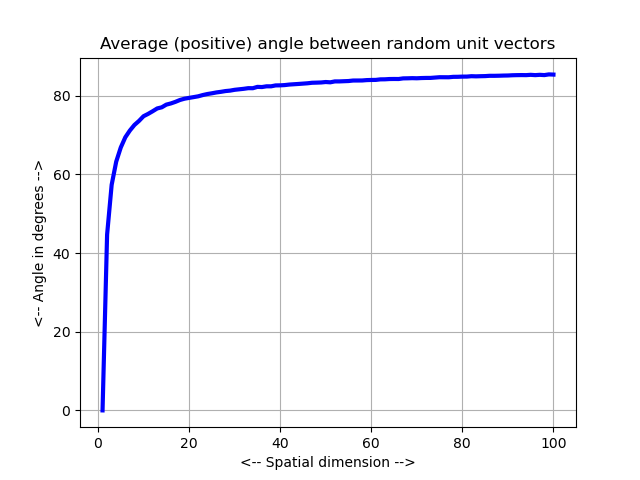

The script that saved this image:
#! /usr/bin/env python3
#
def hypersphere_angle_distance_test ( ):

#*****************************************************************************80
#
## hypersphere_angle_distance_test() tests hypersphere_angle_distance().
#
#  Licensing:
#
#    This code is distributed under the MIT license.
#
#  Modified:
#
#    26 December 2022
#
#  Author:
#
#    John Burkardt
#
  import matplotlib.pyplot as plt
  import numpy as np
  import platform

  print ( '' )
  print ( 'hypersphere_angle_distance_test():' )
  print ( '  python version: ' + platform.python_version ( ) )
  print ( '  numpy version:  ' + np.version.version )
  print ( '  Test hypersphere_angle_distance().' )

  for m in [ 2, 3, 5, 10, 20, 40, 80, 160 ]:
    n = 10000
    cost_mu, cost_std, theta_mu, theta_std = hypersphere_angle_stats ( m, n )
    print ( '' )
    print ( '  Using M =', m, 'spatial dimension' )
    print ( '  Using N =', n, 'sample points,', n )
    print ( '  COST = absolute value of cosine between two random points:' )
    print ( '    Estimated mean =', cost_mu )
    print ( '    Estimated std  = ', cost_std )
    print ( '  THETA = arc cosine of absolute value of cosine between two random points:' )
    print ( '    Estimated mean = ', theta_mu, ' (radians), or ', \
      theta_mu * 180.0 / np.pi, ' (degrees)' )
    print ( '    Estimated std  = ', theta_std, ' (radians), or ', \
      theta_std * 180.0 / np.pi, ' (degrees)' )

  m_max = 100
  x = np.zeros ( m_max )
  y = np.zeros ( m_max )
  n = 10000

  for m in range ( 1, m_max + 1 ):
    cost_mu, cost_std, theta_mu, theta_std = hypersphere_angle_stats ( m, n )
    x[m-1] = m
    y[m-1] = theta_mu * 180.0 / np.pi

  plt.plot ( x, y, 'b-', linewidth = 3 )
  plt.xlabel ( '<-- Spatial dimension -->' )
  plt.ylabel ( '<-- Angle in degrees -->' )
  plt.title ( 'Average (positive) angle between random unit vectors' )
  plt.grid ( True )
  filename = 'hypersphere_angle_distance.png'
  plt.savefig ( filename )
  print ( '  Graphics saved as "' + filename + '"' )
#
#  Terminate.
#
  print ( '' )
  print ( 'hypersphere_angle_distance_test():' )
  print ( '  Normal end of execution.' )

  return

def hypersphere_angle_stats ( m, n ):

#*****************************************************************************80
#
## hypersphere_angle_stats() estimates unit hypersphere angle statistics.
#
#  Discussion:
#
#    Select two points at random on the unit hypersphere.
#    Compute the absolute value of the cosine of the angle between them.
#    Compute the angle corresponding to this nonnegative cosine.
#
#    Return mean and standard deviation of the cosine and angle statistics.
#
#  Licensing:
#
#    This code is distributed under the MIT license.
#
#  Modified:
#
#    26 December 2022
#
#  Author:
#
#    John Burkardt
#
#  Input:
#
#    integer M, the spatial dimension.
#
#    integer N, the number of sample points to use.
#
#  Output:
#
#    real COST_MU, COST_STD, the estimated mean and standard
#    deviation of the absolute value of the cosine of the angle between 
#    two random points on the unit hypersphere.
#
#    real THETA_MU, THETA_STD, the estimated mean and standard
#    deviation of the (nonnegative) angle between two random points on 
#    the unit hypersphere.  
#
  import numpy as np

  cost = np.zeros ( n )

  for i in range ( 0, n ):
    p = hypersphere_unit_sample ( m )
    q = hypersphere_unit_sample ( m )
    cost[i] = np.abs ( np.dot ( p, q ) )

  cost_mu = np.mean ( cost )
  cost_std = np.std ( cost )

  theta_mu = np.mean ( np.arccos ( cost ) )
  theta_std = np.std ( np.arccos ( cost ) )
  
  return cost_mu, cost_std, theta_mu, theta_std

def hypersphere_unit_sample ( m ):

#*****************************************************************************80
#
## hypersphere_unit_sample() returns sample points on the unit hypersphere.
#
#  Licensing:
#
#    This code is distributed under the MIT license. 
#
#  Modified:
#
#    26 December 2022
#
#  Author:
#
#    John Burkardt
#
#  Reference:
#
#    Russell Cheng,
#    Random Variate Generation,
#    in Handbook of Simulation,
#    edited by Jerry Banks,
#    Wiley, 1998, pages 168.
#
#    Reuven Rubinstein,
#    Monte Carlo Optimization, Simulation, and Sensitivity
#    of Queueing Networks,
#    Wiley, 1986, page 232.
#
#  Input:
#
#    integer M, the spatial dimension.
#
#  Output:
#
#    real X[M], the point.
#
  from numpy.random import default_rng
  import numpy as np

  rng = default_rng ( )

  x = rng.standard_normal ( m )
#
#  Normalize the vector.
#
  x = x / np.linalg.norm ( x )

  return x

def timestamp ( ):

#*****************************************************************************80
#
## timestamp() prints the date as a timestamp.
#
#  Licensing:
#
#    This code is distributed under the MIT license. 
#
#  Modified:
#
#    21 August 2019
#
#  Author:
#
#    John Burkardt
#
  import time

  t = time.time ( )
  print ( time.ctime ( t ) )

  return

if ( __name__ == '__main__' ):
  timestamp ( )
  hypersphere_angle_distance_test ( )
  timestamp ( )
